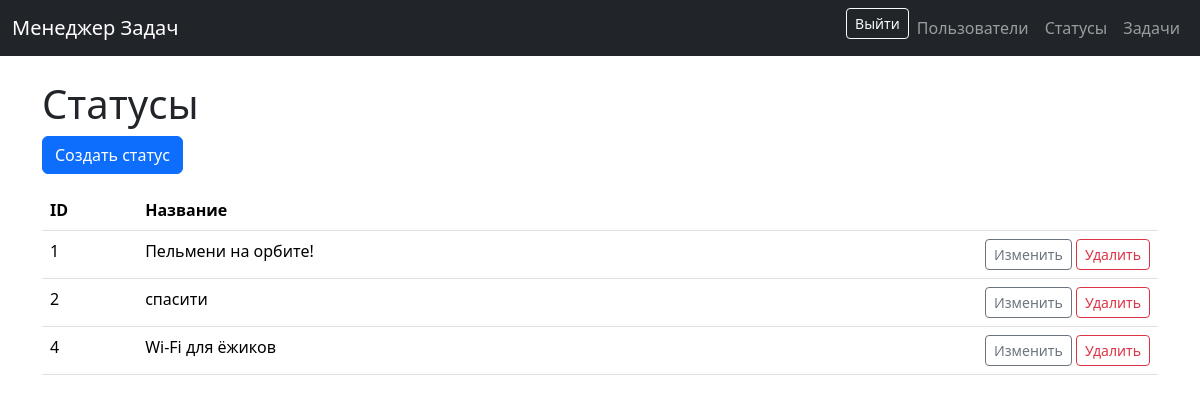
/statuses/ (signed in), run on an earlier commit of the app's database.
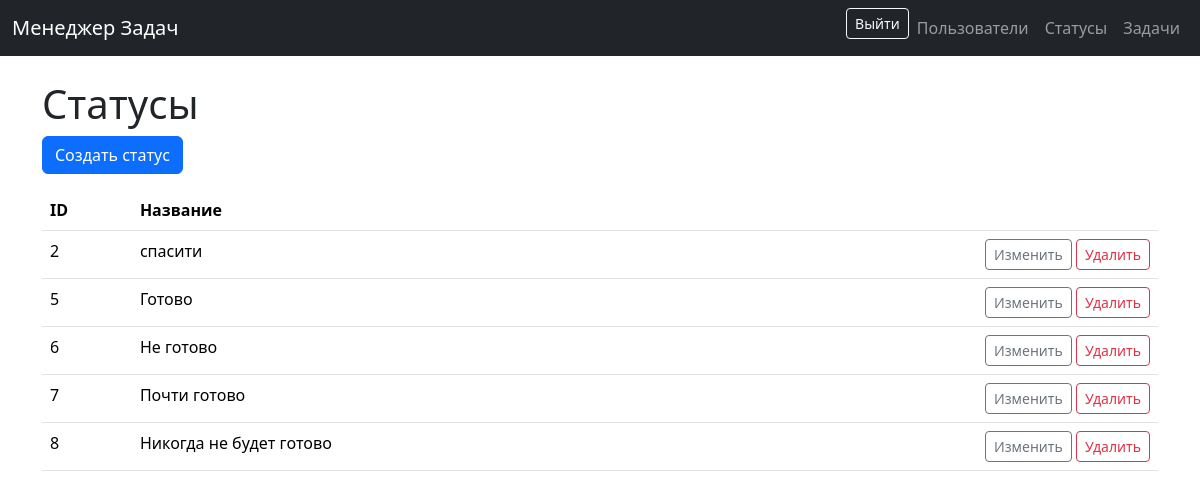
And on a later commit of the database.
### statuses/models.py (models this page shows, shortened)
class Status(models.Model):
    name = models.CharField(max_length=100, unique=True)
    created_at = models.DateTimeField(auto_now_add=True)
    class Meta:
        ordering = ['id']

### statuses/views.py (the view)
# urls.py: path("", StatusListView.as_view(), name="statuses_index"),
class StatusListView(LoginRequiredMixin, ListView):
    model = Status
    template_name = "statuses/index.html"
    context_object_name = "statuses"
    login_url = "users:login"

### templates/statuses/index.html
{% extends "base.html" %}
{% block content %}
<h1>Статусы</h1>
<p><a class="btn btn-primary" href="{% url 'statuses_create' %}">Создать статус</a></p>
<table class="table">
  <thead>
    <tr>
      <th>ID</th>
      <th>Название</th>
      <th></th>
    </tr>
  </thead>
  <tbody>
  {% for st in statuses %}
    <tr>
      <td>{{ st.id }}</td>
      <td>{{ st.name }}</td>
      <td class="text-end">
        <a class="btn btn-sm btn-outline-secondary" href="{% url 'statuses_update' st.pk %}">Изменить</a>
        <a class="btn btn-sm btn-outline-danger" href="{% url 'statuses_delete' st.pk %}">Удалить</a>
      </td>
    </tr>
  {% empty %}
    <tr><td colspan="3">Пока нет статусов.</td></tr>
  {% endfor %}
  </tbody>
</table>
{% endblock %}

### templates/base.html (shortened to what this page needs)
{% load django_bootstrap5 %}
<!doctype html>
<html lang="en">
  <head>
    {% bootstrap_css %}
  </head>
  <body>
    <nav class="navbar navbar-expand-md navbar-dark bg-dark mb-4">
      <div class="container-fluid">
        <a class="navbar-brand" href="/">Менеджер Задач</a>
        <div>
          <ul class="navbar-nav me-auto mb-2 mb-md-0">
            {% if user.is_authenticated %}
            <form method="post" action="{% url 'users:logout' %}">
            <button class="btn btn-outline-light btn-sm" type="submit">Выйти</button>
            </form>
            {% else %}
            <li class="nav-item"><a class="nav-link" href="{% url 'users:login' %}">Вход</a></li>
            <li class="nav-item"><a class="nav-link" href="{% url 'users:create' %}">Регистрация</a></li>
            {% endif %}
            <li class="nav-item"><a class="nav-link" href="{% url 'users:list' %}">Пользователи</a></li>
            {% if user.is_authenticated %}
              <li class="nav-item">
              <a class="nav-link" href="{% url 'statuses_index' %}">Статусы</a>
            </li>
              <li class="nav-item">
              <a class="nav-link" href="{% url 'tasks_index' %}">Задачи</a>
              </li>
            {% endif %}
          </ul>
        </div>
      </div>
    </nav>
    <main class="container">
      {% block content %}{% endblock %}
    </main>
  </body>
</html>

What changed in the data, as far as the page shows it:
removed Status: id "1", name "Пельмени на орбите!"
removed Status: id "4", name "Wi-Fi для ёжиков"
added Status: id "5", name "Готово"
added Status: id "6", name "Не готово"
added Status: id "7", name "Почти готово"
added Status: id "8", name "Никогда не будет готово"
